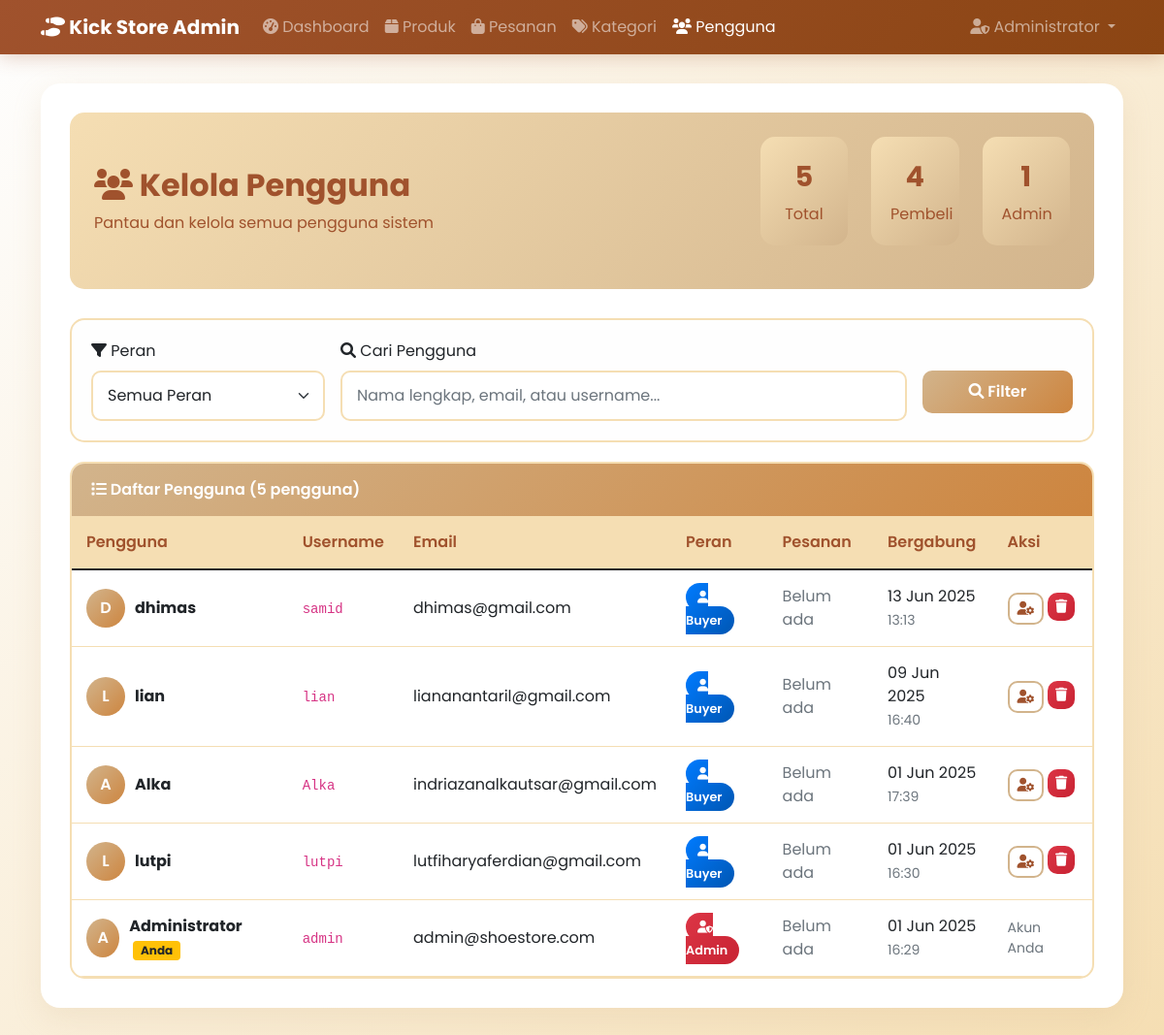
The page /admin/users.php (signed in) on the database its author committed.
### tables this page shows
CREATE TABLE `users` (
  `id` int NOT NULL,
  `username` varchar(50) NOT NULL,
  `email` varchar(100) NOT NULL,
  `password` varchar(255) NOT NULL,
  `full_name` varchar(100) NOT NULL,
  `phone` varchar(20) DEFAULT NULL,
  `address` text,
  `role` enum('buyer','admin') DEFAULT 'buyer',
  `created_at` timestamp NULL DEFAULT CURRENT_TIMESTAMP
);

### admin/users.php (the view, shortened to what this page needs)
<?php
$database = new Database();
$db = $database->getConnection();
$search = $_GET['search'] ?? '';
$where_conditions = [];
$params = [];
$where_clause = !empty($where_conditions) ? "WHERE " . implode(" AND ", $where_conditions) : "";
$query = "SELECT u.*, COUNT(o.id) as order_count
          FROM users u
          LEFT JOIN orders o ON u.id = o.user_id
          $where_clause
          GROUP BY u.id
          ORDER BY u.created_at DESC";
$stmt = $db->prepare($query);
$stmt->execute($params);
$users = $stmt->fetchAll(PDO::FETCH_ASSOC);
$stats_query = "SELECT
    COUNT(*) as total_users,
    SUM(CASE WHEN role = 'buyer' THEN 1 ELSE 0 END) as total_buyers,
    SUM(CASE WHEN role = 'admin' THEN 1 ELSE 0 END) as total_admins
    FROM users";
$stats_stmt = $db->prepare($stats_query);
$stats_stmt->execute();
$stats = $stats_stmt->fetch(PDO::FETCH_ASSOC);
?>
<!DOCTYPE html>
<html lang="id">
<head>
    <link href="https://cdn.jsdelivr.net/npm/bootstrap@5.1.3/dist/css/bootstrap.min.css" rel="stylesheet">
    <link href="https://cdnjs.cloudflare.com/ajax/libs/font-awesome/6.0.0/css/all.min.css" rel="stylesheet">
</head>
<body>
    <nav class="navbar navbar-expand-lg navbar-dark">
        <div class="container">
            <a class="navbar-brand fw-bold" href="dashboard.php">
                <i class="fas fa-shoe-prints"></i> Kick Store Admin
            </a>
            <div class="collapse navbar-collapse" id="navbarNav">
                <ul class="navbar-nav me-auto">
                    <li class="nav-item">
                        <a class="nav-link" href="dashboard.php">
                            <i class="fas fa-tachometer-alt"></i> Dashboard
                        </a>
                    </li>
                    <li class="nav-item">
                        <a class="nav-link" href="products.php">
                            <i class="fas fa-box"></i> Produk
                        </a>
                    </li>
                    <li class="nav-item">
                        <a class="nav-link" href="orders.php">
                            <i class="fas fa-shopping-bag"></i> Pesanan
                        </a>
                    </li>
                    <li class="nav-item">
                        <a class="nav-link" href="categories.php">
                            <i class="fas fa-tags"></i> Kategori
                        </a>
                    </li>
                    <li class="nav-item">
                        <a class="nav-link active" href="users.php">
                            <i class="fas fa-users"></i> Pengguna
                        </a>
                    </li>
                </ul>
                <ul class="navbar-nav">
                    <li class="nav-item dropdown">
                        <a class="nav-link dropdown-toggle" href="#" role="button" data-bs-toggle="dropdown">
                            <i class="fas fa-user-shield"></i> <?php echo $_SESSION['full_name']; ?>
                        </a>
                    </li>
                </ul>
            </div>
        </div>
    </nav>
    <div class="container">
        <div class="main-container">
            <div class="page-header">
                <div class="row align-items-center">
                    <div class="col-md-8">
                        <h2 class="fw-bold mb-2">
                            <i class="fas fa-users"></i> Kelola Pengguna
                        </h2>
                        <p class="mb-0">Pantau dan kelola semua pengguna sistem</p>
                    </div>
                    <div class="col-md-4">
                        <div class="row">
                            <div class="col-4">
                                <div class="stats-card">
                                    <div class="stats-number"><?php echo number_format($stats['total_users']); ?></div>
                                    <div>Total</div>
                                </div>
                            </div>
                            <div class="col-4">
                                <div class="stats-card">
                                    <div class="stats-number"><?php echo number_format($stats['total_buyers']); ?></div>
                                    <div>Pembeli</div>
                                </div>
                            </div>
                            <div class="col-4">
                                <div class="stats-card">
                                    <div class="stats-number"><?php echo number_format($stats['total_admins']); ?></div>
                                    <div>Admin</div>
                                </div>
                            </div>
                        </div>
                    </div>
                </div>
            </div>
            <div class="filter-card">
                <form method="GET" class="row g-3">
                    <div class="col-md-3">
                        <label class="form-label fw-semibold">
                            <i class="fas fa-filter"></i> Peran
                        </label>
                        <select name="role" class="form-select">
                            <option value="">Semua Peran</option>
                        </select>
                    </div>
                    <div class="col-md-7">
                        <label class="form-label fw-semibold">
                            <i class="fas fa-search"></i> Cari Pengguna
                        </label>
                        <input type="text" name="search" class="form-control"
                               placeholder="Nama lengkap, email, atau username..."
                               value="<?php echo htmlspecialchars($search); ?>">
                    </div>
                    <div class="col-md-2">
                        <label class="form-label">&nbsp;</label>
                        <button type="submit" class="btn btn-primary w-100">
                            <i class="fas fa-search"></i> Filter
                        </button>
                    </div>
                </form>
            </div>
            <?php if (empty($users)): ?>
                <div class="empty-state">
                    <i class="fas fa-users"></i>
                    <h4>Tidak Ada Pengguna</h4>
                    <p>Belum ada pengguna yang sesuai dengan filter yang dipilih</p>
                </div>
            <?php else: ?>
                <div class="users-table-container">
                    <div class="table-header">
                        <i class="fas fa-list"></i> Daftar Pengguna (<?php echo count($users); ?> pengguna)
                    </div>
                    <div class="table-responsive">
                        <table class="table">
                            <thead>
                                <tr>
                                    <th>Pengguna</th>
                                    <th>Username</th>
                                    <th>Email</th>
                                    <th>Peran</th>
                                    <th>Pesanan</th>
                                    <th>Bergabung</th>
                                    <th>Aksi</th>
                                </tr>
                            </thead>
                            <tbody>
                                <?php foreach ($users as $user): ?>
                                    <tr>
                                        <td>
                                            <div class="d-flex align-items-center">
                                                <div class="user-avatar">
                                                    <?php echo strtoupper(substr($user['full_name'], 0, 1)); ?>
                                                </div>
                                                <div>
                                                    <strong><?php echo htmlspecialchars($user['full_name']); ?></strong>
                                                    <?php if ($user['id'] == $_SESSION['user_id']): ?>
                                                        <span class="badge bg-warning text-dark ms-1">Anda</span>
                                                    <?php endif; ?>
                                                </div>
                                            </div>
                                        </td>
                                        <td>
                                            <code><?php echo htmlspecialchars($user['username']); ?></code>
                                        </td>
                                        <td>
                                            <?php echo htmlspecialchars($user['email']); ?>
                                        </td>
                                        <td>
                                            <span class="role-badge role-<?php echo $user['role']; ?>">
                                                <i class="fas fa-<?php echo $user['role'] == 'admin' ? 'user-shield' : 'user'; ?>"></i>
                                                <?php echo ucfirst($user['role']); ?>
                                            </span>
                                        </td>
                                        <td>
                                            <?php if ($user['order_count'] > 0): ?>
                                                <span class="order-count-badge">
                                                    <?php echo $user['order_count']; ?> pesanan
                                                </span>
                                            <?php else: ?>
                                                <span class="text-muted">Belum ada</span>
                                            <?php endif; ?>
                                        </td>
                                        <td>
                                            <?php echo date('d M Y', strtotime($user['created_at'])); ?><br>
                                            <small class="text-muted"><?php echo date('H:i', strtotime($user['created_at'])); ?></small>
                                        </td>
                                        <td>
                                            <div class="d-flex gap-1">
                                                <?php if ($user['id'] != $_SESSION['user_id']): ?>
                                                    <button class="btn btn-outline-primary btn-sm"
                                                            onclick="updateUserRole(<?php echo htmlspecialchars(json_encode($user)); ?>)"
                                                            title="Ubah Peran">
                                                        <i class="fas fa-user-cog"></i>
                                                    </button>
                                                    <?php if ($user['order_count'] == 0): ?>
                                                        <form method="POST" class="d-inline"
                                                              onsubmit="return confirm('Apakah Anda yakin ingin menghapus pengguna ini?')">
                                                            <button type="submit" class="btn btn-danger btn-sm" title="Hapus Pengguna">
                                                                <i class="fas fa-trash"></i>
                                                            </button>
                                                        </form>
                                                    <?php endif; ?>
                                                <?php else: ?>
                                                    <span class="text-muted small">Akun Anda</span>
                                                <?php endif; ?>
                                            </div>
                                        </td>
                                    </tr>
                                <?php endforeach; ?>
                            </tbody>
                        </table>
                    </div>
                </div>
            <?php endif; ?>
        </div>
    </div>
</body>
</html>

### admin/users.php (style rules this page uses)
* { font-family: 'Poppins', sans-serif; }
body { background: linear-gradient(135deg, #FEFEFE 0%, #F5DEB3 100%); min-height: 100vh; }
.navbar { background: linear-gradient(135deg, #A0522D 0%, #8B4513 100%) !important; box-shadow: 0 2px 20px rgba(160, 82, 45, 0.3); }
.main-container { background: white; border-radius: 20px; box-shadow: 0 10px 30px rgba(210, 180, 140, 0.2); padding: 30px; margin: 30px 0; }
.page-header { background: linear-gradient(135deg, #F5DEB3 0%, #D2B48C 100%); border-radius: 15px; padding: 25px; margin-bottom: 30px; color: #A0522D; }
.stats-card { background: linear-gradient(135deg, #F5DEB3 0%, #D2B48C 100%); border-radius: 15px; padding: 20px; color: #A0522D; text-align: center; margin-bottom: 20px; }
.stats-number { font-size: 1.8rem; font-weight: 700; margin-bottom: 5px; }
.filter-card { background: #FEFEFE; border: 2px solid #F5DEB3; border-radius: 15px; padding: 20px; margin-bottom: 20px; }
.users-table-container { background: white; border: 2px solid #F5DEB3; border-radius: 15px; overflow: hidden; }
.table-header { background: linear-gradient(135deg, #D2B48C 0%, #CD853F 100%); color: white; padding: 15px 20px; font-weight: 600; }
.table { margin-bottom: 0; }
.table th { background: #F5DEB3; color: #A0522D; font-weight: 600; border: none; padding: 15px; }
.table td { padding: 15px; vertical-align: middle; border-color: #F5DEB3; }
.role-badge { padding: 6px 12px; border-radius: 15px; font-weight: 600; font-size: 0.8rem; }
.role-admin { background: linear-gradient(135deg, #dc3545 0%, #c82333 100%); color: white; }
.role-buyer { background: linear-gradient(135deg, #007bff 0%, #0056b3 100%); color: white; }
.btn-primary { background: linear-gradient(135deg, #D2B48C 0%, #CD853F 100%); border: none; border-radius: 10px; padding: 10px 20px; font-weight: 600; transition: all 0.3s ease; }
.btn-outline-primary { border: 2px solid #D2B48C; color: #A0522D; border-radius: 10px; font-weight: 600; }
.btn-danger { background: linear-gradient(135deg, #dc3545 0%, #c82333 100%); border: none; border-radius: 10px; }
.form-control, .form-select { border: 2px solid #F5DEB3; border-radius: 10px; padding: 12px 15px; transition: all 0.3s ease; }
.user-avatar { width: 40px; height: 40px; background: linear-gradient(135deg, #D2B48C 0%, #CD853F 100%); border-radius: 50%; display: flex; align-items: center; justify-content: center; color: white; font-weight: 600; margin-right: 10px; }

### rows shown on the page
users: full_name "D", full_name "dhimas", username "samid", email "dhimas@gmail.com", role "Buyer", created_at "13 Jun 2025", created_at "13:13"
users: full_name "L", full_name "lian", username "lian", email "liananantaril@gmail.com", role "Buyer", created_at "09 Jun 2025", created_at "16:40"
users: full_name "A", full_name "Alka", username "Alka", email "indriazanalkautsar@gmail.com", role "Buyer", created_at "01 Jun 2025", created_at "17:39"
users: full_name "L", full_name "lutpi", username "lutpi", email "lutfiharyaferdian@gmail.com", role "Buyer", created_at "01 Jun 2025", created_at "16:30"
users: full_name "A", full_name "Administrator", shows "Anda", username "admin", email "admin@shoestore.com", role "Admin", created_at "01 Jun 2025", created_at "16:29", shows "Akun Anda"

### other values the page prints
$_SESSION['full_name'] "Administrator"
$stats['total_users'] "5"
$stats['total_buyers'] "4"
$stats['total_admins'] "1"
count($users) "5"
